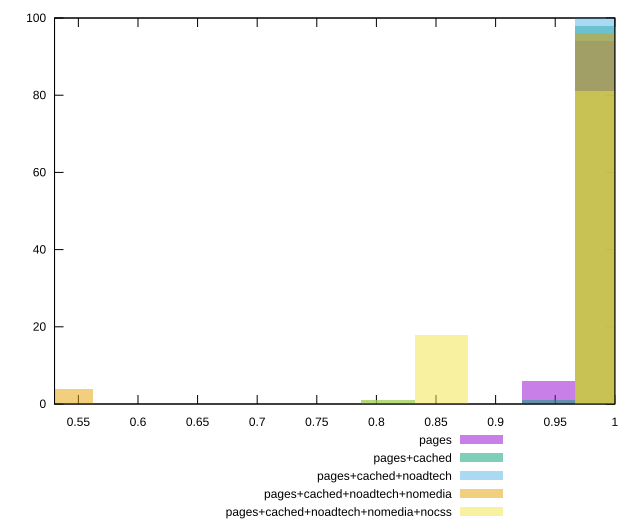

The script that saved this image:
reset

$pages <<EOF
0.9895064446616143 94
0.9445288789951773 6
EOF

$pagesCached <<EOF
0.9445288789951773 1
0.9895064446616143 98
0.8095961819958662 1
EOF

$pagesCachedNoadtech <<EOF
0.9895064446616143 100
EOF

$pagesCachedNoadtechNomedia <<EOF
0.9895064446616143 96
0.5397307879972442 4
EOF

$pagesCachedNoadtechNomediaNocss <<EOF
0.8095961819958662 1
0.8545737476623032 18
0.9895064446616143 81
EOF

set key outside below
set boxwidth 0.044977565666437014
set xrange [0.53:1]
set yrange [0:100]
set trange [0:100]
set style fill transparent solid 0.5 noborder
set terminal svg size 640, 530 enhanced background rgb 'white'
set output "report_0_00242021-02-20T12:25:28.543Z/first-cpu-idle/comparison/histogram/all_score.svg"

plot $pages title "pages" with boxes, \
     $pagesCached title "pages+cached" with boxes, \
     $pagesCachedNoadtech title "pages+cached+noadtech" with boxes, \
     $pagesCachedNoadtechNomedia title "pages+cached+noadtech+nomedia" with boxes, \
     $pagesCachedNoadtechNomediaNocss title "pages+cached+noadtech+nomedia+nocss" with boxes

reset
